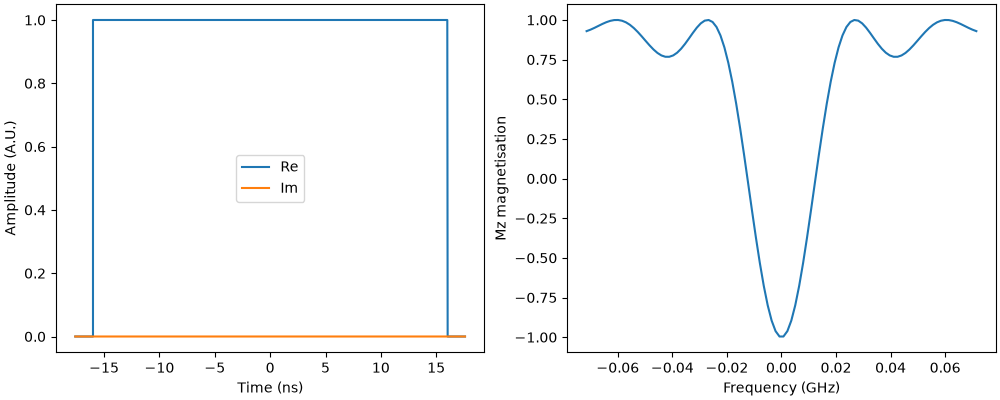

Write the Python code that produced this figure.
import pyepr as epr
import matplotlib.pyplot as plt

pulse = epr.RectPulse(tp=32, flipangle=np.pi)
pulse.plot(pad=50)
